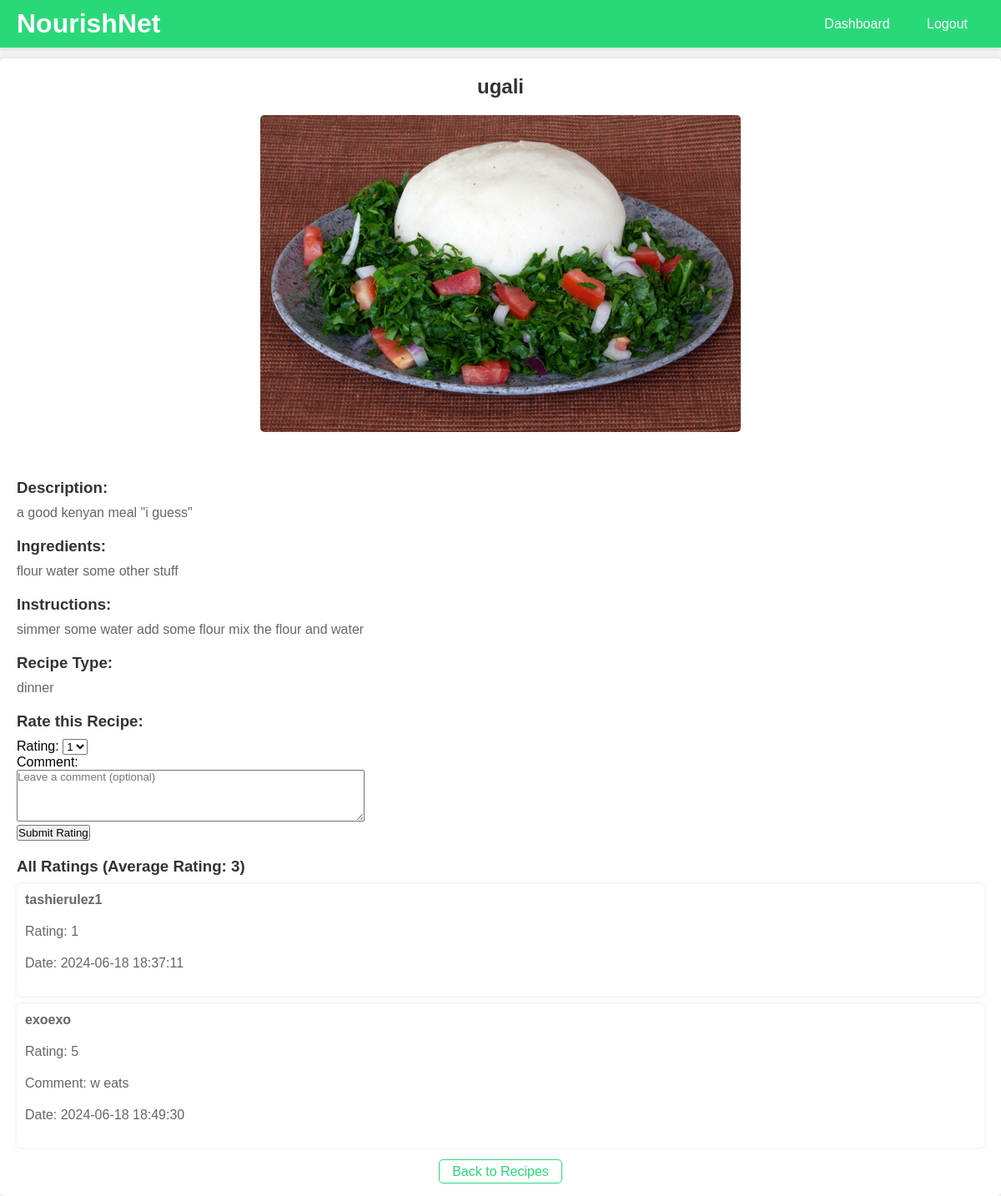
The app's page /viewrecipe.php?recipe_id=1 with its own data.
### tables this page shows
CREATE TABLE `recipe` (
  `recipe_id` int(11) NOT NULL,
  `user_id` int(11) DEFAULT NULL,
  `recipe` varchar(255) NOT NULL,
  `recipe_description` text DEFAULT NULL,
  `recipe_ingredients` text DEFAULT NULL,
  `recipe_instructions` text DEFAULT NULL,
  `recipe_image` varchar(255) DEFAULT NULL,
  `recipe_tag` varchar(255) NOT NULL
);

CREATE TABLE `rating` (
  `rating_id` int(11) NOT NULL,
  `user_id` int(11) DEFAULT NULL,
  `recipe_id` int(11) DEFAULT NULL,
  `rating` int(11) DEFAULT NULL CHECK (`rating` >= 1 and `rating` <= 5),
  `rating_date` timestamp NOT NULL DEFAULT current_timestamp(),
  `rating_comment` varchar(255) NOT NULL
);

CREATE TABLE `users` (
  `user_id` int(255) NOT NULL,
  `username` varchar(255) NOT NULL,
  `password` varchar(255) NOT NULL,
  `email` varchar(255) NOT NULL,
  `user_type` varchar(255) NOT NULL
);

### viewrecipe.php (the view, shortened to what this page needs)
<?php
include 'config.php';
$conn = new mysqli($servername, $username, $password, $dbname);
if(isset($_GET['recipe_id']) && !empty($_GET['recipe_id'])) {
    $recipe_id = $_GET['recipe_id'];
    $sql = "SELECT * FROM recipe WHERE recipe_id = $recipe_id";
    $result = $conn->query($sql);
    if ($result->num_rows > 0) {
        $row = $result->fetch_assoc();
        $recipe_name = $row["recipe"];
        $description = $row["recipe_description"];
        $ingredients = $row["recipe_ingredients"];
        $instructions = $row["recipe_instructions"];
        $tag = $row["recipe_tag"];
        $image = $row["recipe_image"];
    } else {
        echo "Recipe not found";
        exit;
    }
    $sql_ratings = "SELECT r.rating, r.rating_date, r.rating_comment, u.username
                    FROM rating r
                    JOIN users u ON r.user_id = u.user_id
                    WHERE r.recipe_id = $recipe_id";
    $result_ratings = $conn->query($sql_ratings);
    $ratings = [];
    if ($result_ratings->num_rows > 0) {
        while ($row = $result_ratings->fetch_assoc()) {
            $ratings[] = $row;
        }
    }
    $sql_avg_rating = "SELECT AVG(rating) as avg_rating FROM rating WHERE recipe_id = $recipe_id";
    $result_avg_rating = $conn->query($sql_avg_rating);
    $avg_rating = 0;
    if ($result_avg_rating->num_rows > 0) {
        $row_avg = $result_avg_rating->fetch_assoc();
        $avg_rating = round($row_avg['avg_rating'], 2);
    }
} else {
    echo "Recipe ID not provided";
    exit;
}
?>
<!DOCTYPE html>
<html lang="en">
<head>
</head>
<body>
    <div class="taskbar">
        <div class="taskbar-left">
            <h1>NourishNet</h1>
        </div>
        <div class="taskbar-right">
            <a href="userdashboard.php">Dashboard</a>
            <a href="logout.php">Logout</a>
        </div>
    </div>
    <div class="content">
        <h2><?php echo $recipe_name; ?></h2>
        <img src="<?php echo $image; ?>" alt="<?php echo $recipe_name; ?>"><br><br>
        <h3>Description:</h3>
        <p><?php echo $description; ?></p>
        <h3>Ingredients:</h3>
        <p><?php echo $ingredients; ?></p>
        <h3>Instructions:</h3>
        <p><?php echo $instructions; ?></p>
        <h3>Recipe Type:</h3>
        <p><?php echo $tag; ?></p>
        <h3>Rate this Recipe:</h3>
        <form action="" method="post">
            <label for="rating">Rating:</label>
            <select name="rating" id="rating" required>
                <option value="1">1</option>
            </select>
            <br>
            <label for="rating_comment">Comment:</label><br>
            <textarea name="rating_comment" id="rating_comment" rows="4" cols="50" placeholder="Leave a comment (optional)"></textarea><br>
            <input type="submit" value="Submit Rating">
        </form>
        <div class="ratings">
            <h3>All Ratings (Average Rating: <?php echo $avg_rating; ?>)</h3>
            <?php foreach ($ratings as $rating) : ?>
                <div class="rating">
                    <p class="username"><?php echo htmlspecialchars($rating['username']); ?></p>
                    <p>Rating: <?php echo htmlspecialchars($rating['rating']); ?></p>
                    <?php if (!empty($rating['rating_comment'])) : ?>
                        <p>Comment: <?php echo htmlspecialchars($rating['rating_comment']); ?></p>
                    <?php endif; ?>
                    <p>Date: <?php echo htmlspecialchars($rating['rating_date']); ?></p>
                </div>
            <?php endforeach; ?>
        </div>
        <div class="back-to-recipes">
            <a href="viewrecipes.php">Back to Recipes</a>
        </div>
    </div>
</body>
</html>

### viewrecipe.php (style rules this page uses)
* { margin: 0; padding: 0; box-sizing: border-box; font-family: 'Arial', sans-serif; }
body { background: #f4f4f4; margin: 0; padding: 0; }
.taskbar { position: fixed; top: 0; left: 0; width: 100%; background: #29d978; padding: 10px 20px; display: flex; justify-content: space-between; align-items: center; box-shadow: 0 2px 5px rgba(0, 0, 0, 0.1); z-index: 1000; }
.taskbar-left h1 { color: white; }
.taskbar-left a, .taskbar-right a { color: white; text-decoration: none; padding: 10px 15px; margin: 0 5px; border-radius: 5px; cursor: pointer; transition: background 0.3s; }
.content { margin-top: 70px; padding: 20px; background: #fff; border-radius: 5px; box-shadow: 0 0 10px rgba(0, 0, 0, 0.1); }
h2 { color: #333; margin-bottom: 20px; text-align: center; }
img { display: block; margin: 0 auto; max-width: 100%; height: auto; border-radius: 5px; margin-bottom: 20px; }
h3 { color: #333; margin-bottom: 10px; }
p { color: #666; margin-bottom: 20px; }
.back-to-recipes { text-align: center; margin-top: 20px; }
.back-to-recipes a { color: #29d978; text-decoration: none; border: 1px solid #29d978; padding: 5px 15px; border-radius: 5px; transition: background 0.3s, color 0.3s; }
.ratings { margin-top: 20px; }
.rating { background: #fff; padding: 10px; margin-bottom: 10px; border-radius: 5px; box-shadow: 0 0 5px rgba(0, 0, 0, 0.1); }
.rating .username { font-weight: bold; }

### records on screen
recipe: recipe "ugali", recipe_image (picture), recipe_description "a good kenyan meal \"i guess\"", recipe_ingredients "flour water some other stuff", recipe_instructions "simmer some water add some flour mix the flour and water", recipe_tag "dinner"
rating: user.username "tashierulez1", rating "1", rating_date "2024-06-18 18:37:11"
rating: user.username "exoexo", rating "5", rating_comment "w eats", rating_date "2024-06-18 18:49:30"

### other values on screen
$avg_rating "3"
